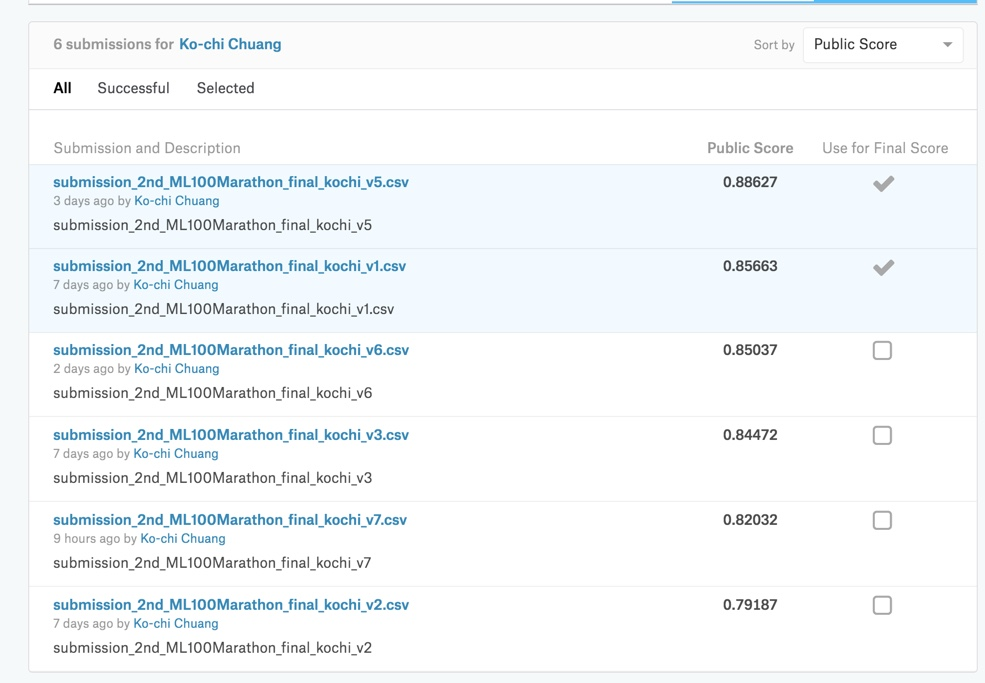
#> input picture homework/Day101_103_HW.jpg, 985 x 683 px, found by its file name; its folder holds 4 pictures in this run
$ jupyter execute --allow-errors 2nd_ML100Marathon_final_kochi_v1.ipynb   (shell and % lines are left out)
#> lines starting #> are read from the running program, lines starting #| are printed output that depends on the picture; pictures that were not available may be replaced by others from this repository, and a replacement may not be noted
#> further down, img is the input picture: PIL image 985x683 RGB; mean R, G, B 243.9, 247.3, 249.3
[cell 1]
from googleapiclient.discovery import build
import io, os
from googleapiclient.http import MediaIoBaseDownload
from google.colab import auth

auth.authenticate_user()

#> (the rest of this cell did not finish here and is left out)

[cell 2]
import zipfile

#> (the rest of this cell did not finish here and is left out)

#Preprocess Images

[cell 3]

import glob
import os
import re
import random

import matplotlib.image as mpimg
import matplotlib.pyplot as plt
import numpy as np
import pandas as pd
import PIL
from PIL import Image

[cell 4]
def norm_image(img):
    """
    Normalize PIL image

    Normalizes luminance to (mean,std)=(0,1), and applies a [1%, 99%] contrast stretch
    """
    img_y, img_b, img_r = img.convert('YCbCr').split()
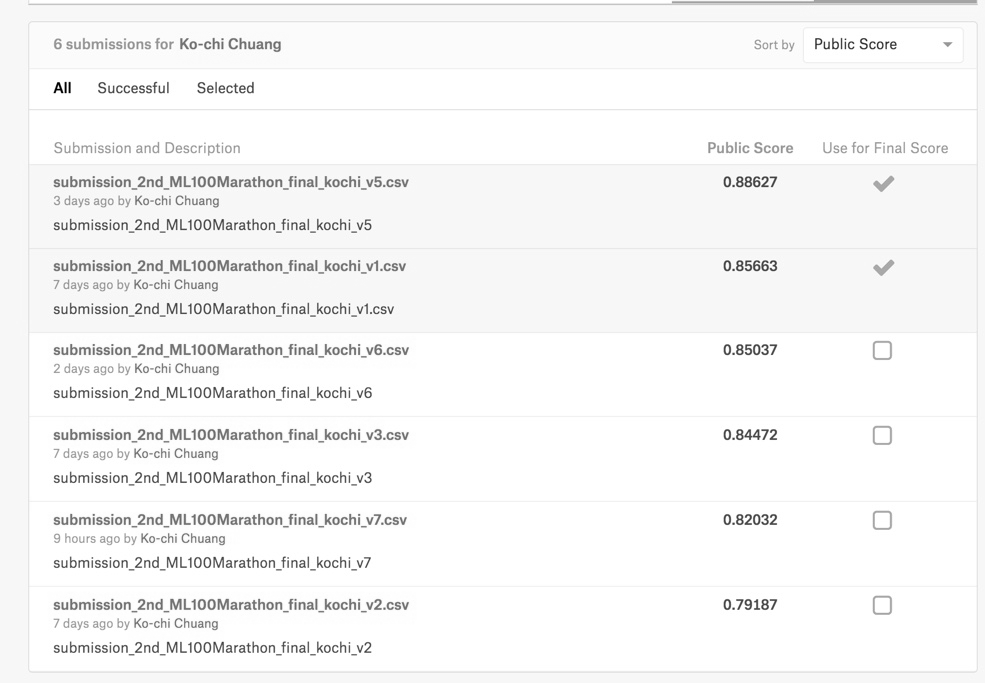
#> img_y: PIL image 985x683 L; min 0, max 255, mean 246.2
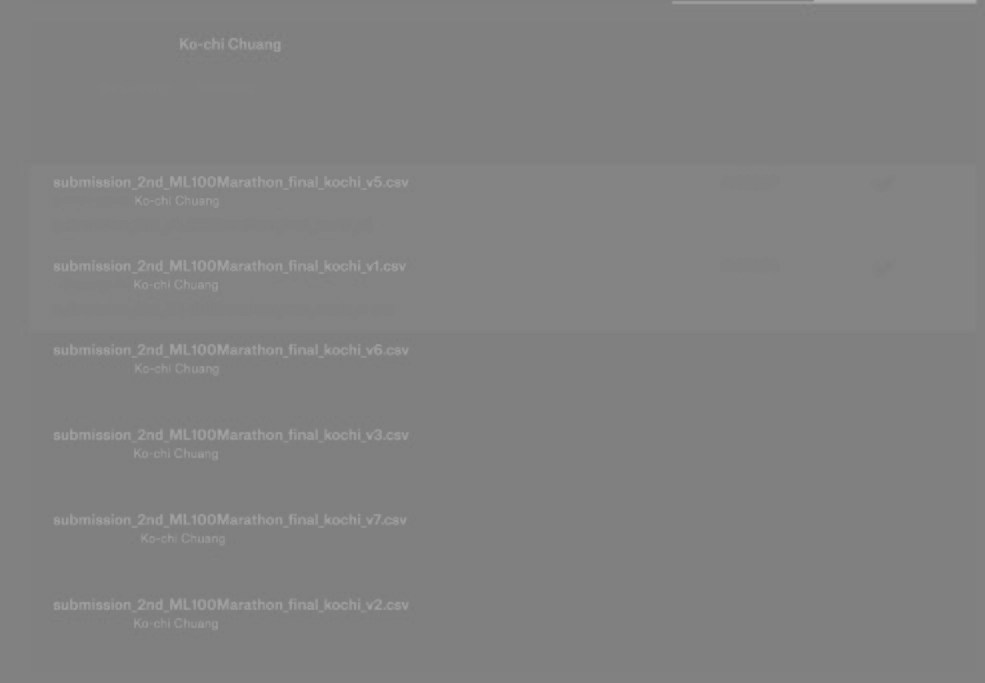
#> img_b: PIL image 985x683 L; min 123, max 174, mean 129.5
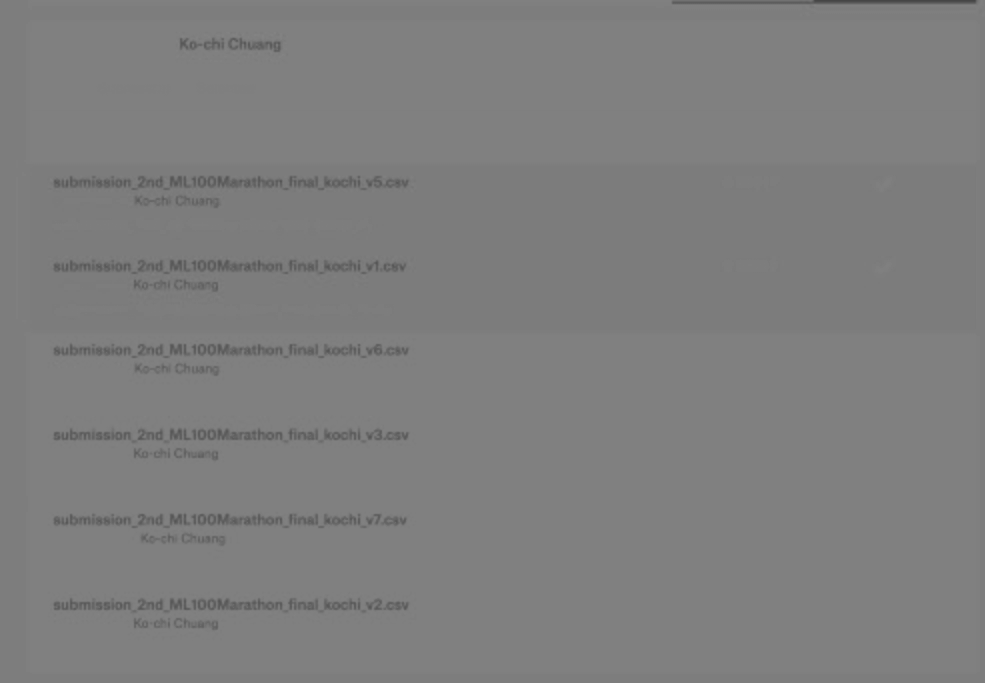
#> img_r: PIL image 985x683 L; min 70, max 131, mean 126

    img_y_np = np.asarray(img_y).astype(float)

    img_y_np /= 255
    img_y_np -= img_y_np.mean()
    img_y_np /= img_y_np.std()
    scale = np.max([np.abs(np.percentile(img_y_np, 1.0)),
                    np.abs(np.percentile(img_y_np, 99.0))])
#> scale = 5.46
    img_y_np = img_y_np / scale
    img_y_np = np.clip(img_y_np, -1.0, 1.0)
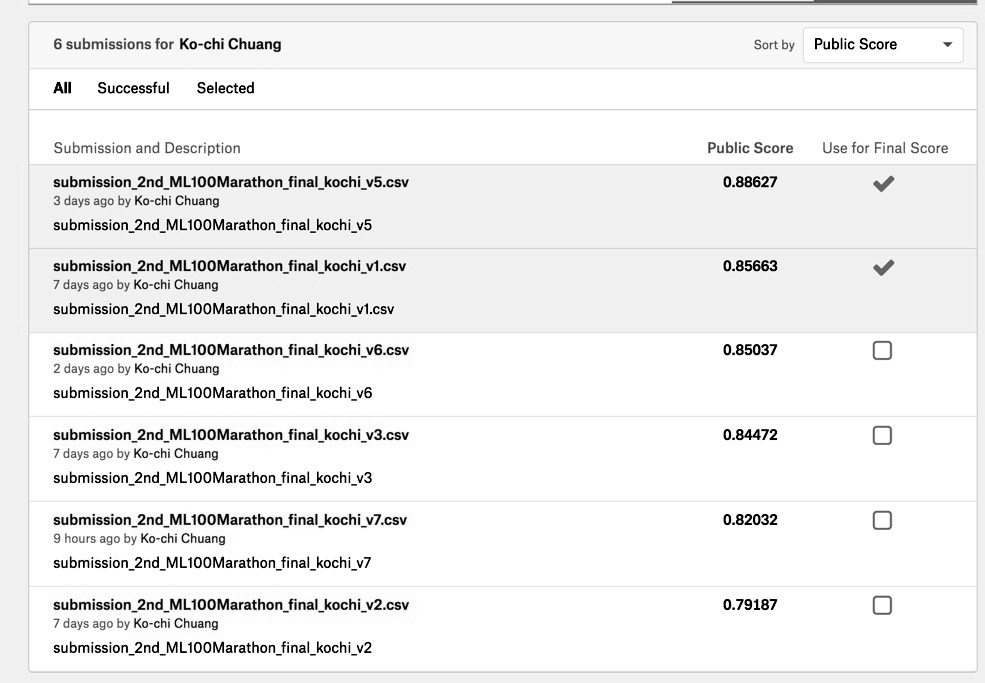
#> img_y_np: shape (683, 985) float64; min -1, max 0.0654, mean 0.00145; drawn with min black and max white
    img_y_np = (img_y_np + 1.0) / 2.0
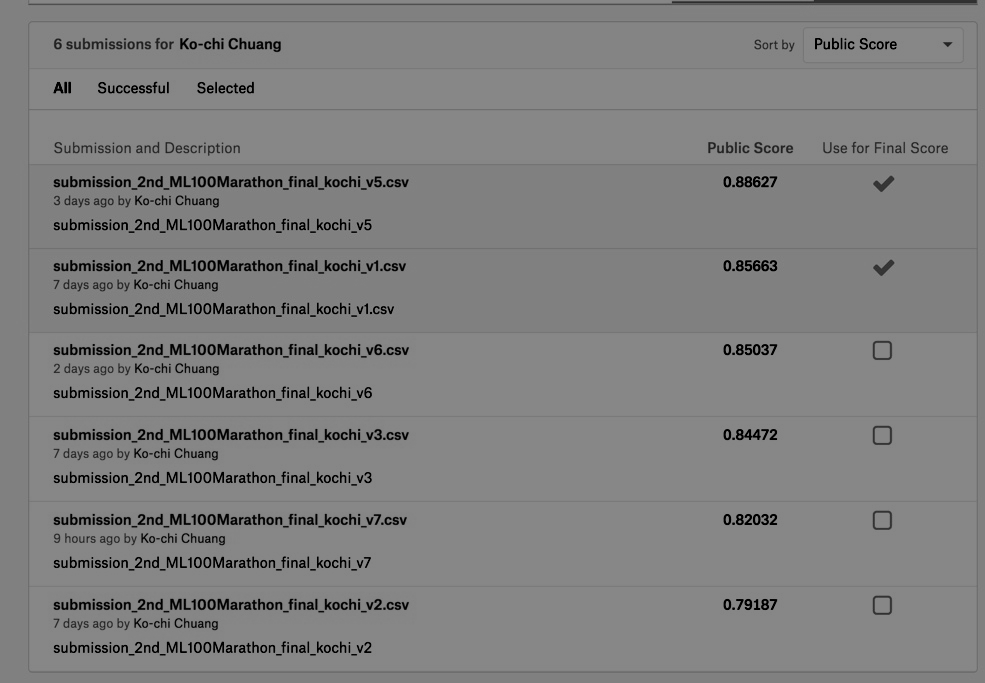
#> img_y_np: shape (683, 985) float64; min 0, max 0.533, mean 0.501

    img_y_np = (img_y_np * 255 + 0.5).astype(np.uint8)

    img_y = Image.fromarray(img_y_np)

    img_ybr = Image.merge('YCbCr', (img_y, img_b, img_r))
#> img_ybr: PIL image 985x683 YCbCr; mean of channels 0, 1, 2 127.7, 129.5, 126

    img_nrm = img_ybr.convert('RGB')
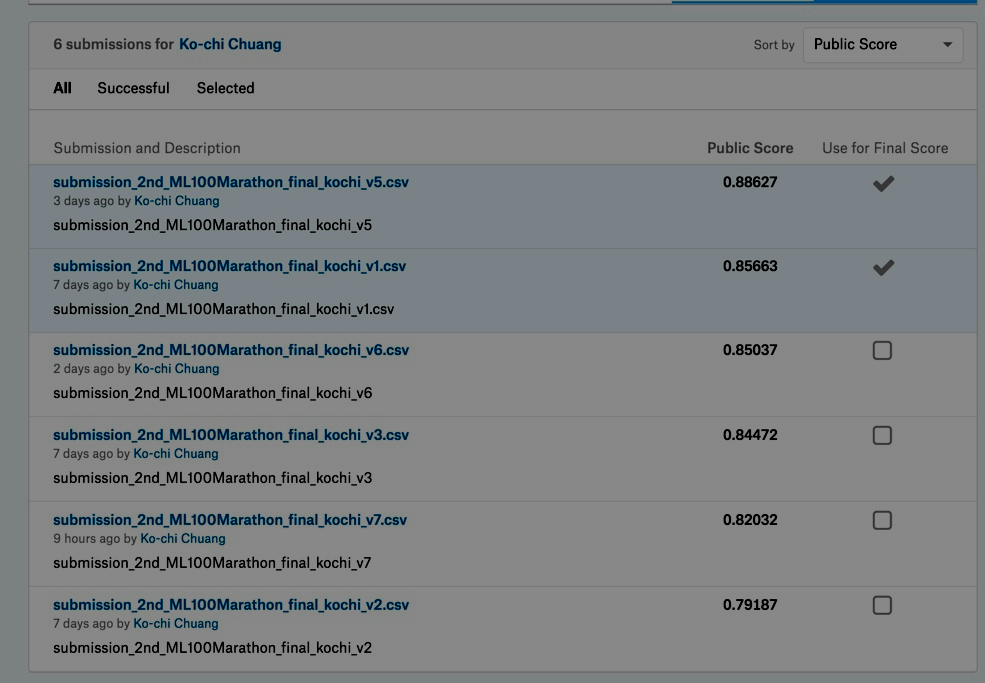
#> img_nrm: PIL image 985x683 RGB; mean R, G, B 125.1, 128.4, 130.2

    return img_nrm

[cell 5]
def resize_image(img, size):
    """
    Resize PIL image

    Resizes image to be square with sidelength size. Pads with black if needed.
    """
#> called with size = 128
    # Resize
    n_x, n_y = img.size
#> n_x = 985; n_y = 683
    if n_y > n_x:
        n_y_new = size
        n_x_new = int(size * n_x / n_y + 0.5)
    else:
        n_x_new = size
        n_y_new = int(size * n_y / n_x + 0.5)
#> n_y_new = 89

    img_res = img.resize((n_x_new, n_y_new), resample=PIL.Image.BICUBIC)
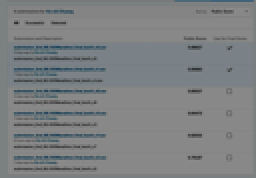
#> img_res: PIL image 128x89 RGB (shown 2 times larger); mean R, G, B 125.1, 128.4, 130.2

    # Pad the borders to create a square image
    img_pad = Image.new('RGB', (size, size), (128, 128, 128))
#> img_pad: PIL image 128x128 RGB; every value is 128
    ulc = ((size - n_x_new) // 2, (size - n_y_new) // 2)
#> ulc = (0, 19)
    img_pad.paste(img_res, ulc)
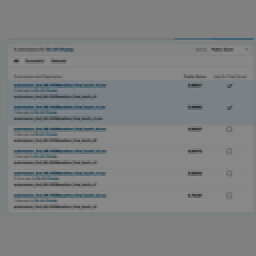
#> img_pad: PIL image 128x128 RGB (shown 2 times larger); mean R, G, B 126, 128.3, 129.5

    return img_pad

[cell 6]
TRAIN_DIR = './kaggle_dogcat/train/'
TRAIN_DOGS_DIR = './kaggle_dogcat/train/dogs'
TRAIN_CATS_DIR = './kaggle_dogcat/train/cats'

TEST_DIR = './kaggle_dogcat/test/'


train_dogs =   [TRAIN_DIR+'dogs/'+i for i in os.listdir(TRAIN_DOGS_DIR)]
train_cats =   [TRAIN_DIR+'cats/'+i for i in os.listdir(TRAIN_CATS_DIR)]

test_all =  [TEST_DIR+i for i in os.listdir(TEST_DIR)]

train_all = train_cats + train_dogs

random.shuffle(train_all)

print(test_all)

[cell 7]
SIZE = 128  # for ImageNet models compatibility

# Read the image
choose_random_image = True
if choose_random_image:
    idx = np.random.randint(0, len(train_all))
else:
    idx = 24486
print(idx)
path = train_all[idx]
img = Image.open(path)

# Normalize it
img_nrm = norm_image(img)


# Resize it
img_res = resize_image(img_nrm, SIZE)

# Show it
plt.figure(figsize=(8,4))
plt.subplot(131)
plt.title('Original')
plt.imshow(img)

plt.subplot(132)
plt.title('Normalized')
plt.imshow(img_nrm)

plt.subplot(133)
plt.title('Resized')
plt.imshow(img_res)

plt.tight_layout()
plt.show()

[cell 8]
ROWS = 128
COLS = 128
CHANNELS = 3

def read_image(file_path):
    # Normalize it
    img = Image.open(file_path)
    img_nrm = norm_image(img)

    # Resize it
    img_res = resize_image(img_nrm, ROWS)

    return img_res


def prep_data(images):
    count = len(images)
    data = np.ndarray((count,ROWS, COLS, CHANNELS), dtype=np.uint8)

    for i, image_file in enumerate(images):
        image = read_image(image_file)
        data[i] = image
        if i%1000 == 0: print('Processed {} of {}'.format(i, count))

    return data

[cell 9]
train = prep_data(train_all)
test = prep_data(test_all)

print("Train shape: {}".format(train.shape))
print("Test shape: {}".format(test.shape))

[cell 10]
import seaborn as sns

labels = []
for i in train_all:
    if 'dogs' in i:
        labels.append(1)
    else:
        labels.append(0)

sns.countplot(labels)
plt.title('Cats and Dogs')
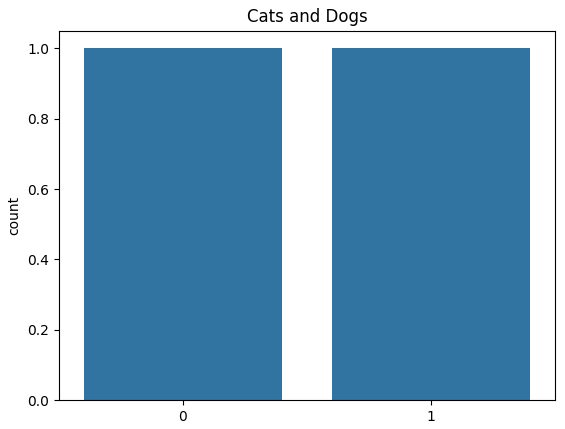
#> figure drawn by matplotlib, 1 panel
